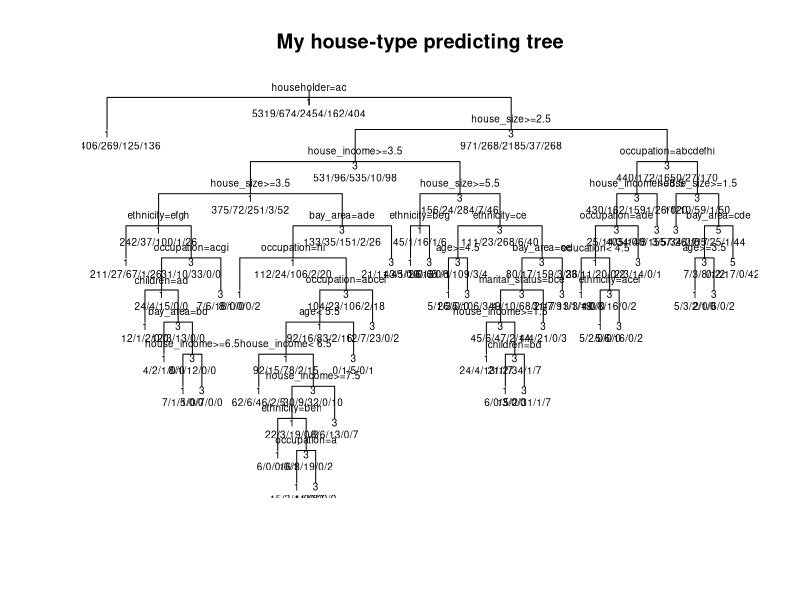

The R source for this figure:
library(rpart)
housetype_data <- read.table("Housetype_Data.txt", sep=",", col.names = c("house_type", "sex", "marital_status", "age", "education", "occupation", "house_income", "bay_area", "dual_income", "house_size", "children", "householder", "ethnicity", "language"))

#Making the data frame and declaring the appropriate variables to be factors
my_housetype=data.frame(housetype_data)
for(i in c(1,2,3,6,8,9,11,12,13,14)){
  my_housetype[,i]=as.factor(housetype_data[,i])
}

#Determining a tree to predict housetype.
mah_house <- rpart(formula = house_type ~., data = my_housetype, control = rpart.control(cp = 0.0005), method = 'class')

#Plotting the tree
plot(mah_house, uniform=TRUE, main ="My house-type predicting tree")
text(mah_house, use.n=TRUE, all=TRUE, cex=0.6)